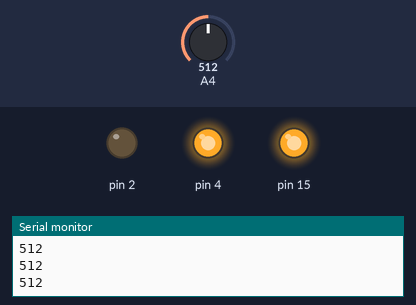
This sketch was run on a simulated Arduino Mega 2560, built with avr-gcc and run on an emulated ATmega2560. Shown: output pins drawn as LEDs (lit = HIGH), the last lines printed to the serial monitor. Inputs (shaded band) come from the test bench; at power-on: A4 = 512.

Above: at 1.2 s.
1.3 s: A4 set to 157
2.8 s: A4 set to 139
At 3.1 s:
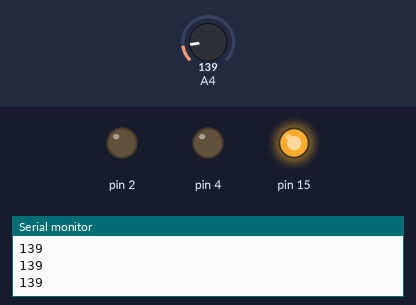
4.3 s: A4 set to 107
5.8 s: A4 set to 92
At 6.9 s:
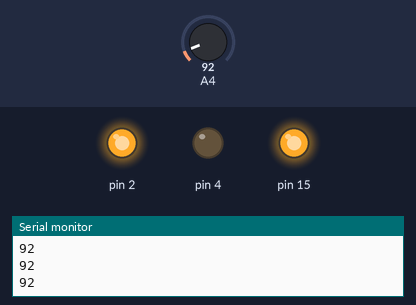
7.3 s: A4 set to 70
At 8.2 s:
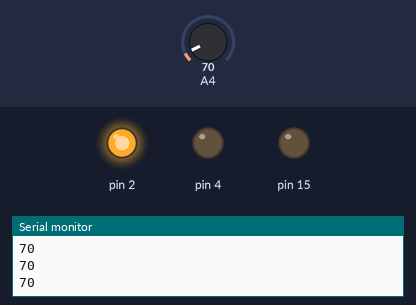
8.8 s: A4 set to 90
At 9.5 s:
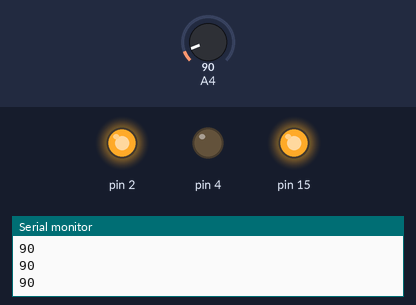
Timing chart, 0 to 11.3 s (numbered marks = the images above; inputs shaded):
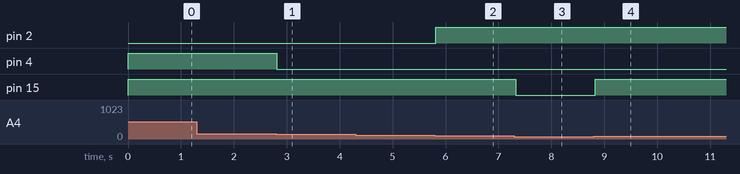

Measured:
- the behaviour switches between 150 and 149 on A4 (found by bisection; images 0 and 1)
- the behaviour switches between 100 and 99 on A4 (found by bisection; images 1 and 2)
- after the input at 2.8 s, pin 4: HIGH → LOW at once
- after the input at 5.8 s, pin 2: LOW → HIGH at once
- after the input at 7.3 s, pin 15: HIGH → LOW at once
- after the input at 8.8 s, pin 15: LOW → HIGH at once

The sketch:

07_Light.ino
```cpp
//#include <analogWrite.h>

void setup() {

  // put your setup code here, to run once:
  pinMode(15,OUTPUT);
  pinMode(2,OUTPUT);
  pinMode(4,OUTPUT);
  pinMode(36,INPUT);
  Serial.begin(115200);

}

void loop() {

  // put your main code here, to run repeatedly:
  int value = analogRead(36);
  //value = map(value,0,4095,100,0);
  Serial.println(value);

  if (value >= 150){
    analogWrite(15,255);
    analogWrite(2,0);
    analogWrite(4,255);
  }else if (value >= 100 && value <150){
    analogWrite(15,255);
    analogWrite(2,0);
    analogWrite(4,0);
  }else if (value >= 80 && value <100){
    analogWrite(15,255);
    analogWrite(2,255);
    analogWrite(4,0);
  }else{
    analogWrite(15,0);
    analogWrite(2,255);
    analogWrite(4,0);
  }

  delay(100);

}
```
